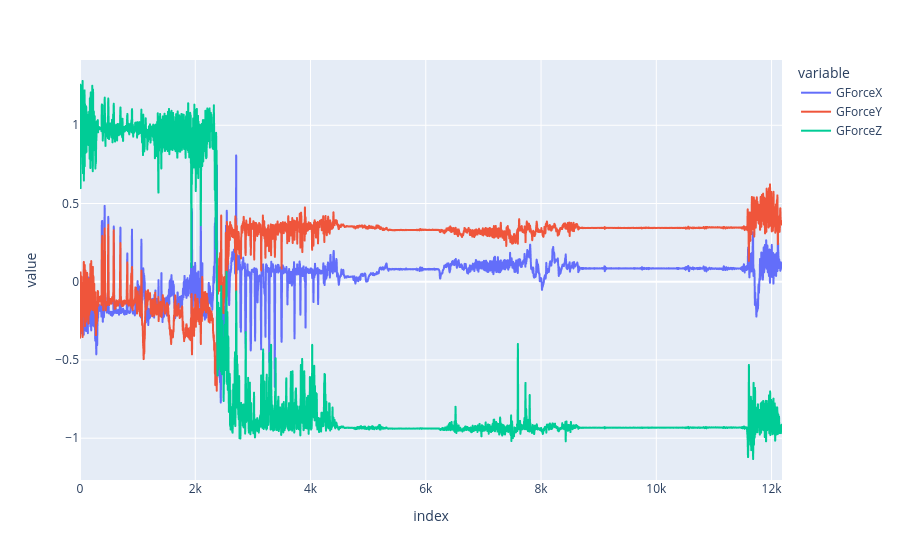

Write notebook code for a chart like this one.
### Code cell
px.line(df[['GForceX', 'GForceY', 'GForceZ']])

### Figure 1 — Plotly figure (JSON) as saved in the notebook; plotly's stock layout.template omitted (floating-point values rounded to 4 significant figures; data arrays with more than 128 entries replaced by an {"elided": "..."} marker saying what was removed)
{"data": [{"hovertemplate": "variable=GForceX<br>index=%{x}<br>value=%{y}<extra></extra>", "legendgroup": "GForceX", "line": {"color": "#636efa", "dash": "solid"}, "marker": {"symbol": "circle"}, "mode": "lines", "name": "GForceX", "showlegend": true, "type": "scattergl", "x": {"elided": "12182 int values"}, "xaxis": "x", "y": {"elided": "12182 float values"}, "yaxis": "y"}, {"hovertemplate": "variable=GForceY<br>index=%{x}<br>value=%{y}<extra></extra>", "legendgroup": "GForceY", "line": {"color": "#EF553B", "dash": "solid"}, "marker": {"symbol": "circle"}, "mode": "lines", "name": "GForceY", "showlegend": true, "type": "scattergl", "x": {"elided": "12182 int values"}, "xaxis": "x", "y": {"elided": "12182 float values"}, "yaxis": "y"}, {"hovertemplate": "variable=GForceZ<br>index=%{x}<br>value=%{y}<extra></extra>", "legendgroup": "GForceZ", "line": {"color": "#00cc96", "dash": "solid"}, "marker": {"symbol": "circle"}, "mode": "lines", "name": "GForceZ", "showlegend": true, "type": "scattergl", "x": {"elided": "12182 int values"}, "xaxis": "x", "y": {"elided": "12182 float values"}, "yaxis": "y"}], "layout": {"legend": {"title": {"text": "variable"}, "tracegroupgap": 0}, "margin": {"t": 60}, "xaxis": {"anchor": "y", "domain": [0, 1], "title": {"text": "index"}}, "yaxis": {"anchor": "x", "domain": [0, 1], "title": {"text": "value"}}}}
